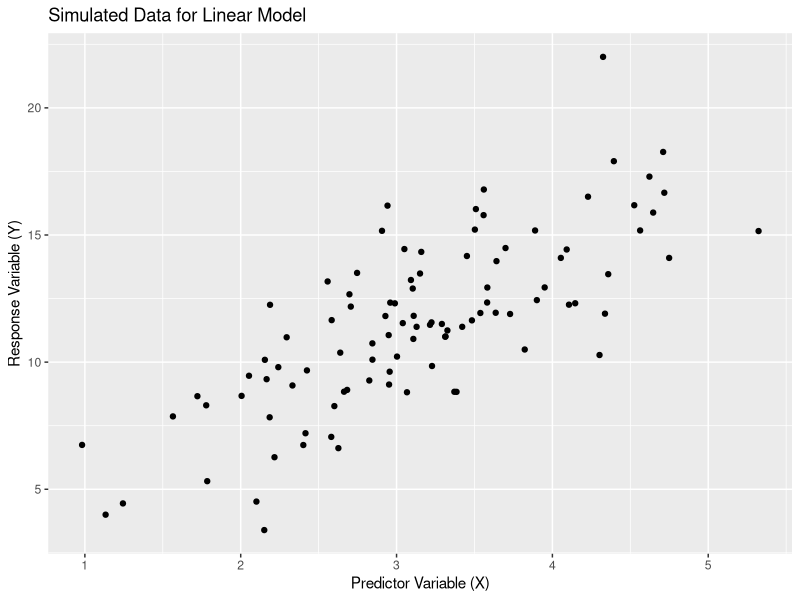
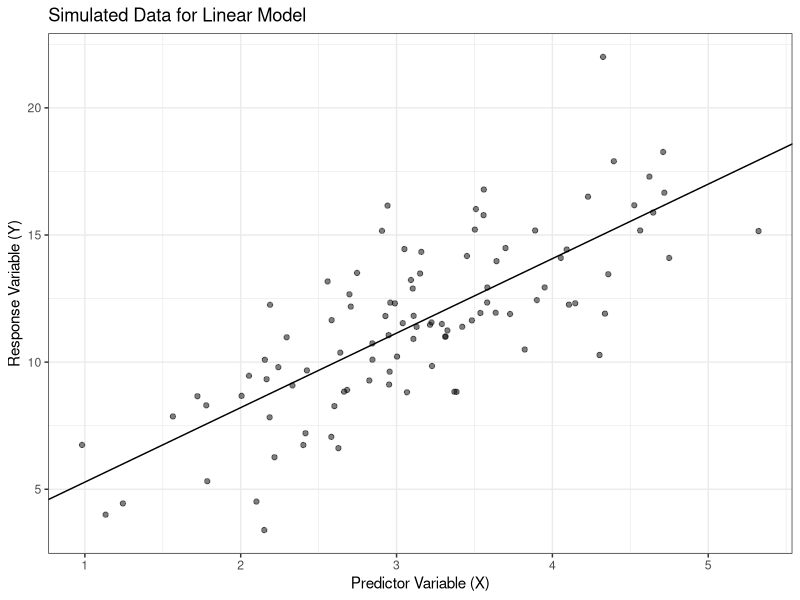

These charts were generated, in order, by the following R code:
## ---- chunk 1
knitr::opts_chunk$set(
  collapse = TRUE,
  comment = "#>"
)
## ---- chunk 2

library(ggplot2)


## PART 1

# Set the number of observations
n <- 100

# Set the true intercept and slope
intercept <- 2
slope <- 3

# Simulate predictor variable
x <- rnorm(n, mean = 3)

# Simulate response variable
error <- rnorm(n, mean = 0, sd = 2)
y <- intercept + slope * x + error

# Create a data frame of x and y
dsim <- data.frame(x, y)

# Plot the simulated data using ggplot2
ggplot(dsim, aes(x = x, y = y)) +
  geom_point() +
  labs(title = "Simulated Data for Linear Model", x = "Predictor Variable (X)", y = "Response Variable (Y)")

# Fit a linear model to the simulated data
model <- lm(y ~ x)

# Print the model coefficients
summary(model)


# Plot the simulated data and the fitted line using ggplot2 
ggplot(dsim, aes(x = x, y = y)) +
  geom_point(alpha = .5) +
  labs(title = "Simulated Data for Linear Model", x = "Predictor Variable (X)", y = "Response Variable (Y)") +
  geom_abline(intercept = coef(model)[1], slope = coef(model)[2])  + 
  theme_bw()



